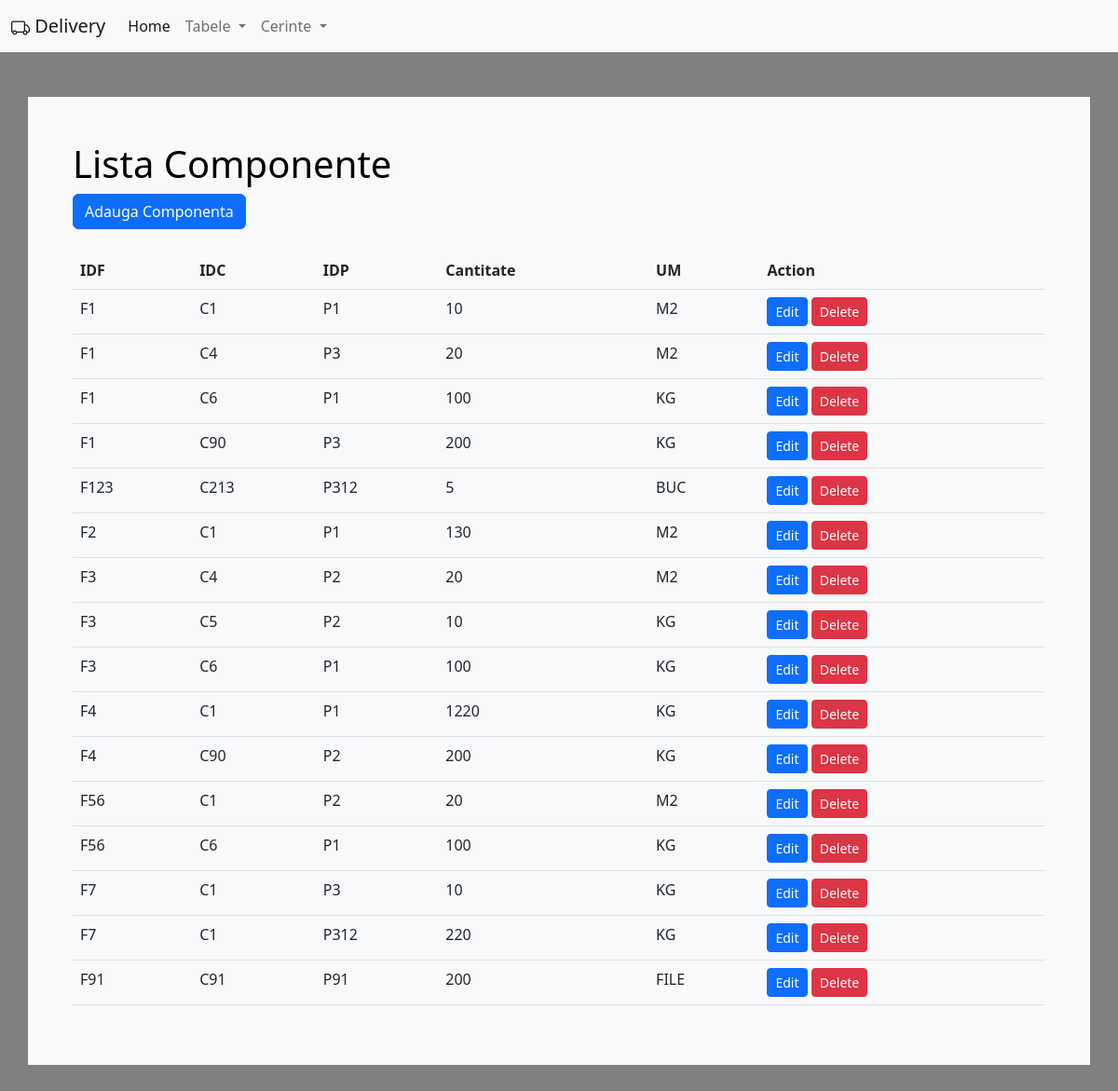
Screenshot of /livrari/indexLivrari.php with the database file from the repository.
### tables this page shows
CREATE TABLE `livrari` (
  `IDF` varchar(20) NOT NULL,
  `IDC` varchar(20) NOT NULL,
  `IDP` varchar(20) NOT NULL,
  `CANTITATE` int(10) DEFAULT NULL,
  `um` varchar(20) DEFAULT NULL
);

### htdocs/livrari/indexLivrari.php (the view, shortened to what this page needs)
<!DOCTYPE html>
<html lang="en">
<head>
    <link rel= "stylesheet" href="https://cdn.jsdelivr.net/npm/bootstrap@5.2.3/dist/css/bootstrap.min.css">
</head>
<body style="background-color: gray;">
<nav class="navbar navbar-expand-lg bg-light">
                        <div class="container-fluid">
                            <a class="navbar-brand" href="#" >
                                        Delivery
                            </a>
                <div class="collapse navbar-collapse" id="navbarSupportedContent">
                <ul class="navbar-nav me-auto mb-2 mb-lg-0">
                    <li class="nav-item">
                    <a class="nav-link active" aria-current="page" href="/firstPage/index.php">Home</a>
                    </li>
                    <li class="nav-item dropdown">
                    <a class="nav-link dropdown-toggle" href="#" role="button" data-bs-toggle="dropdown" aria-expanded="false">
                        Tabele
                    </a>
                    </li>
                    <li class="nav-item dropdown">
                    <a class="nav-link dropdown-toggle" href="#" role="button" data-bs-toggle="dropdown" aria-expanded="false">
                        Cerinte
                    </a>
                    </li>
                </ul>
                </div>
            </div>
        </nav>
      <div class="container p-5 my-5 bg-light text-white">
        <div >
                <h1 style = "color: black">Lista Componente</h1>
                <a class="btn btn-primary" href ="/livrari/createLivrari.php" role="button" >Adauga Componenta</a>
        </div>
        <br>
        <table class="table">
            <thread>
                <tr>
                    <th>IDF</th>
                    <th>IDC</th>
                    <th>IDP</th>
                    <th>Cantitate</th>
                    <th>UM</th>
                    <th>Action</th>
                </tr>
                <tbody>
                    <?php
                    $servername = "localhost";
                    $username = "root";
                    $password = "";
                    $database = "bd";
                    $connection = new mysqli($servername, $username, $password, $database);
                    $sql = "SELECT* FROM livrari";
                    $result = $connection->query($sql);
                    while($row = $result->fetch_assoc())
                    {
                        echo "
                        <tr>
                        <td>$row[IDF]</td>
                        <td>$row[IDC]</td>
                        <td>$row[IDP]</td>
                        <td>$row[CANTITATE]</td>
                        <td>$row[um]</td>
                        <td>
                        <a class='btn btn-primary btn-sm' href='/livrari/editLivrari.php?IDF=$row[IDF] && IDP=$row[IDP] && IDC=$row[IDC]'>Edit</a>
                        <a class='btn btn-danger btn-sm'href = '/livrari/deleteLivrari.php?IDF=$row[IDF] && IDP=$row[IDP] && IDC=$row[IDC]'>Delete</a>
                        </td>
                        ";
                    }
                    ?>
                </tbody>
        </table>
    </div>
</body>
</html>

### rows the page displays
livrari: IDF "F1", IDC "C1", IDP "P1", CANTITATE "10", um "M2"
livrari: IDF "F1", IDC "C4", IDP "P3", CANTITATE "20", um "M2"
livrari: IDF "F1", IDC "C6", IDP "P1", CANTITATE "100", um "KG"
livrari: IDF "F1", IDC "C90", IDP "P3", CANTITATE "200", um "KG"
livrari: IDF "F123", IDC "C213", IDP "P312", CANTITATE "5", um "BUC"
livrari: IDF "F2", IDC "C1", IDP "P1", CANTITATE "130", um "M2"
livrari: IDF "F3", IDC "C4", IDP "P2", CANTITATE "20", um "M2"
livrari: IDF "F3", IDC "C5", IDP "P2", CANTITATE "10", um "KG"
livrari: IDF "F3", IDC "C6", IDP "P1", CANTITATE "100", um "KG"
livrari: IDF "F4", IDC "C1", IDP "P1", CANTITATE "1220", um "KG"
livrari: IDF "F4", IDC "C90", IDP "P2", CANTITATE "200", um "KG"
livrari: IDF "F56", IDC "C1", IDP "P2", CANTITATE "20", um "M2"
livrari: IDF "F56", IDC "C6", IDP "P1", CANTITATE "100", um "KG"
livrari: IDF "F7", IDC "C1", IDP "P3", CANTITATE "10", um "KG"
livrari: IDF "F7", IDC "C1", IDP "P312", CANTITATE "220", um "KG"
livrari: IDF "F91", IDC "C91", IDP "P91", CANTITATE "200", um "FILE"
